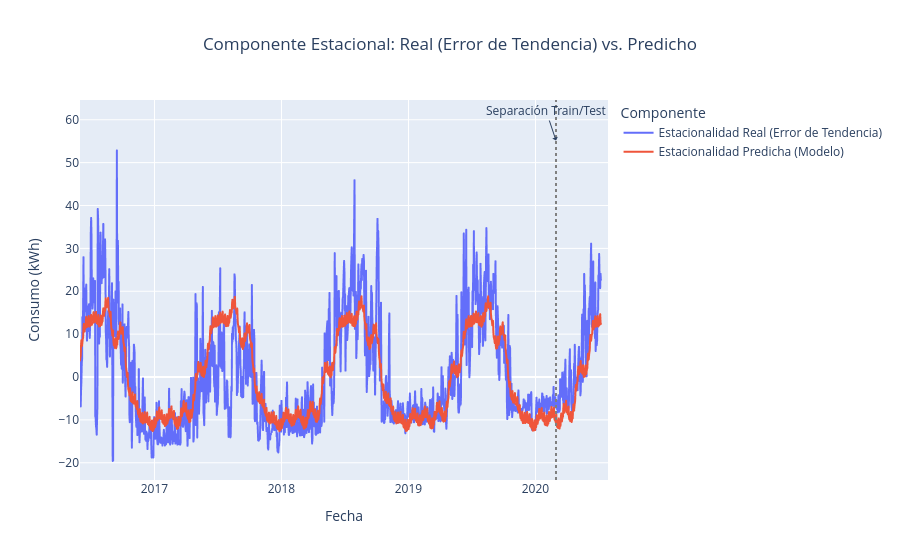

The code cell stored with this chart in its notebook:
### Code cell
# 1. Preparar los datos 'y' para este modelo 
y_train_seasonal = df.loc[df['date'] <= split_date, 'trend_error'].values

# 2. Entrenar el Pipeline_seasonal 
print("Entrenando el Pipeline_seasonal...")

# pipeline (Fourier -> LinearRegression)
# X_train es el time_index
# y_train_seasonal es el trend_error
Pipeline_seasonal.fit(X_train, y_train_seasonal)

print("Entrenamiento completado.")

# 3. Obtener predicciones en el intervalo completo 
print("Generando predicciones de estacionalidad para el intervalo completo...")

df['seasonality'] = Pipeline_seasonal.predict(X_full)

# 4. Graficar las predicciones vs. la estacionalidad real 
print("Generando gráfico de estacionalidad (real vs. predicha)...")

df_plot_seasonal = df.melt(id_vars=['date'], 
                           value_vars=['trend_error', 'seasonality'], 
                           var_name='Componente', 
                           value_name='Error/Estacionalidad (kWh)')

df_plot_seasonal['Componente'] = df_plot_seasonal['Componente'].replace({
    'trend_error': 'Estacionalidad Real (Error de Tendencia)',
    'seasonality': 'Estacionalidad Predicha (Modelo)'
})

fig_seasonal = px.line(df_plot_seasonal, 
                       x='date', 
                       y='Error/Estacionalidad (kWh)', 
                       color='Componente',
                       title='Componente Estacional: Real (Error de Tendencia) vs. Predicho',
                       labels={'date': 'Fecha'})

# Añadir línea de separación 
fig_seasonal.add_vline(x=pd.to_datetime(split_date), 
                       line_width=2, 
                       line_dash="dot", 
                       line_color="grey")

fig_seasonal.add_annotation(
    x=pd.to_datetime(split_date),
    y=df['trend_error'].max(), 
    text="Separación Train/Test",
    showarrow=True,
    arrowhead=1,
    yshift=10
)

fig_seasonal.update_layout(
    xaxis_title='Fecha',
    yaxis_title='Consumo (kWh)',
    legend_title='Componente',
    title_x=0.5
)

fig_seasonal.show()

# 5. Calcular el MAE 

print("\nCalculando MAE del modelo de estacionalidad...")

# Valores Reales (el error de tendencia)
y_true_train_seasonal = df.loc[df['date'] <= split_date, 'trend_error'].values
y_true_test_seasonal = df.loc[df['date'] > split_date, 'trend_error'].values

# Predicciones (la estacionalidad modelada)
y_pred_train_seasonal = df.loc[df['date'] <= split_date, 'seasonality'].values
y_pred_test_seasonal = df.loc[df['date'] > split_date, 'seasonality'].values

# Calcular MAE
mae_train_seasonal = mean_absolute_error(y_true_train_seasonal, y_pred_train_seasonal)
mae_test_seasonal = mean_absolute_error(y_true_test_seasonal, y_pred_test_seasonal)

print(f"Resultados del Modelo de Estacionalidad (Pipeline_seasonal):")
print(f"MAE en Entrenamiento (sobre el error): {mae_train_seasonal:.4f} kWh")
print(f"MAE en Prueba (sobre el error):        {mae_test_seasonal:.4f} kWh")

### Figure 1 — Plotly figure (JSON) as saved in the notebook; plotly's stock layout.template omitted (floating-point values rounded to 4 significant figures; data arrays with more than 128 entries replaced by an {"elided": "..."} marker saying what was removed)
{"data": [{"hovertemplate": "Componente=Estacionalidad Real (Error de Tendencia)<br>Fecha=%{x}<br>Error/Estacionalidad (kWh)=%{y}<extra></extra>", "legendgroup": "Estacionalidad Real (Error de Tendencia)", "line": {"color": "#636efa", "dash": "solid"}, "marker": {"symbol": "circle"}, "mode": "lines", "name": "Estacionalidad Real (Error de Tendencia)", "showlegend": true, "type": "scattergl", "x": {"elided": "1498 str values"}, "xaxis": "x", "y": {"elided": "1498 float values"}, "yaxis": "y"}, {"hovertemplate": "Componente=Estacionalidad Predicha (Modelo)<br>Fecha=%{x}<br>Error/Estacionalidad (kWh)=%{y}<extra></extra>", "legendgroup": "Estacionalidad Predicha (Modelo)", "line": {"color": "#EF553B", "dash": "solid"}, "marker": {"symbol": "circle"}, "mode": "lines", "name": "Estacionalidad Predicha (Modelo)", "showlegend": true, "type": "scattergl", "x": {"elided": "1498 str values"}, "xaxis": "x", "y": {"elided": "1498 float values"}, "yaxis": "y"}], "layout": {"annotations": [{"arrowhead": 1, "showarrow": true, "text": "Separación Train/Test", "x": "2020-02-29T00:00:00", "y": 52.83, "yshift": 10}], "legend": {"title": {"text": "Componente"}, "tracegroupgap": 0}, "shapes": [{"line": {"color": "grey", "dash": "dot", "width": 2}, "type": "line", "x0": "2020-02-29T00:00:00", "x1": "2020-02-29T00:00:00", "xref": "x", "y0": 0, "y1": 1, "yref": "y domain"}], "title": {"text": "Componente Estacional: Real (Error de Tendencia) vs. Predicho", "x": 0.5}, "xaxis": {"anchor": "y", "domain": [0, 1], "title": {"text": "Fecha"}}, "yaxis": {"anchor": "x", "domain": [0, 1], "title": {"text": "Consumo (kWh)"}}}}
